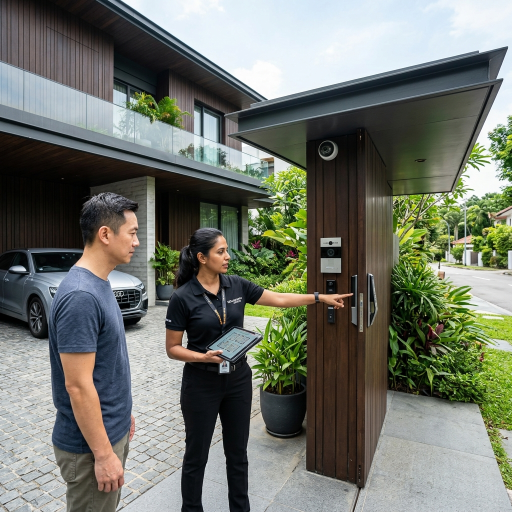
#> input picture images/10-tips-cta-audit.jpg, 1024 x 1024 px (shown at 1/2 size); its folder holds only this picture in this run
$ python create_image_grids.py
#> lines starting #> are read from the running program, lines starting #| are printed output that depends on the picture
import os
from PIL import Image, ImageDraw, ImageFont

image_root = r"c:\Projects\SV-Build\images"
grid_dir = r"c:\Projects\SV-Build\_ai\grids"
os.makedirs(grid_dir, exist_ok=True)

skip_suffixes = ("-mobile.webp", "-rel.webp")
valid_ext = {".webp", ".jpg", ".jpeg", ".png"}

# Collect all images recursively
all_images = []
for root, dirs, files in os.walk(image_root):
    dirs[:] = [d for d in dirs if not d.startswith('.')]
    for fname in sorted(files):
        ext = os.path.splitext(fname)[1].lower()
        if ext not in valid_ext:
            continue
        if any(fname.endswith(s) for s in skip_suffixes):
            continue
        fpath = os.path.join(root, fname)
        rel_path = os.path.relpath(fpath, image_root).replace("\\", "/")
        all_images.append((rel_path, fpath))

print(f"Total images found: {len(all_images)}")

# Grid configuration
cell_width = 400
cell_height = 400
cols = 5
rows = 5
grid_size = cols * rows

# Create grids
for grid_idx in range((len(all_images) + grid_size - 1) // grid_size):
    grid_img = Image.new("RGB", (cell_width * cols, cell_height * rows), (240, 240, 240))
#> grid_img: PIL image 2000x2000 RGB; every value is 240
    draw = ImageDraw.Draw(grid_img)

    # Try to load a default font
    try:
        font = ImageFont.load_default()
    except Exception:
        font = None

    start_idx = grid_idx * grid_size
    end_idx = min(start_idx + grid_size, len(all_images))
    group = all_images[start_idx:end_idx]

    for idx, (rel_path, fpath) in enumerate(group):
        c = idx % cols
        r = idx // cols
        x = c * cell_width
        y = r * cell_height

        try:
            with Image.open(fpath) as img:
                # Resize keeping aspect ratio
#> img is the input picture: PIL image 1024x1024 RGB; mean R, G, B 112.7, 116.7, 106.7
                img.thumbnail((cell_width - 20, cell_height - 60))
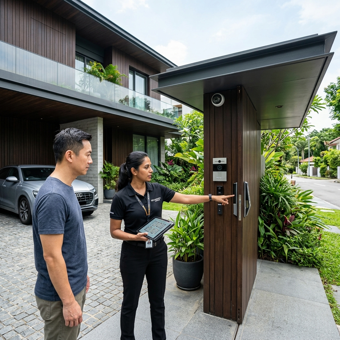
#> img: PIL image 340x340 RGB; mean R, G, B 112.7, 116.7, 106.7
                # Center the image in the cell
                img_x = x + (cell_width - img.width) // 2
#> img_x = 30
                img_y = y + 10 + (cell_height - 60 - img.height) // 2
#> img_y = 10

                # Paste
                if img.mode in ('RGBA', 'LA'):
                    background = Image.new("RGB", img.size, (240, 240, 240))
                    background.paste(img, mask=img.split()[-1])
                    grid_img.paste(background, (img_x, img_y))
                else:
                    grid_img.paste(img, (img_x, img_y))
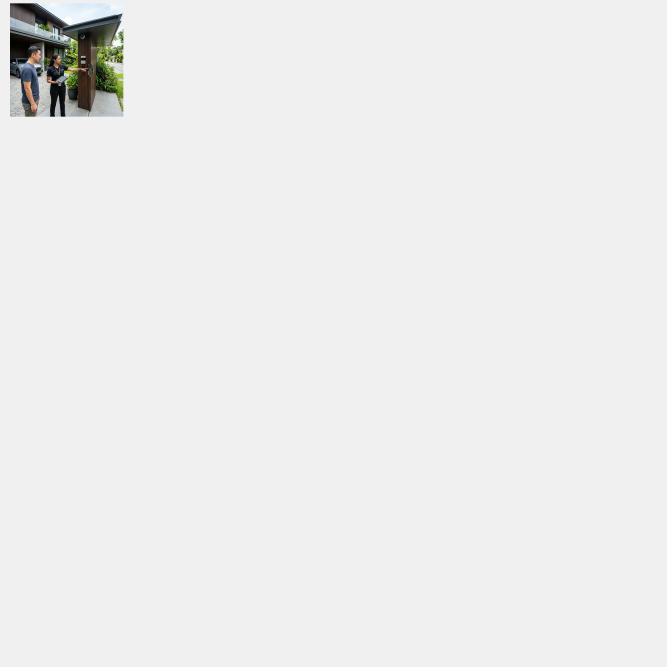
#> grid_img: PIL image 2000x2000 RGB (shown at 1/3 size); mean R, G, B 236.3, 236.4, 236.1
        except Exception as e:
            draw.text((x + 10, y + 100), f"ERROR LOADING", fill=(255, 0, 0), font=font)
            print(f"Error reading {fpath}: {e}")

        # Draw filename and index
        short_name = f"{start_idx + idx + 1}: {rel_path}"
        # Split text to fit
        if len(short_name) > 45:
            short_name = short_name[:42] + "..."
        draw.text((x + 10, y + cell_height - 40), short_name, fill=(0, 0, 0), font=font)
        draw.rectangle([x, y, x + cell_width, y + cell_height], outline=(200, 200, 200), width=1)

    grid_path = os.path.join(grid_dir, f"grid_{grid_idx + 1}.png")
    grid_img.save(grid_path)
    print(f"Saved grid {grid_idx + 1} to {grid_path}")

$ run again, on images/android-smart-monitor.webp
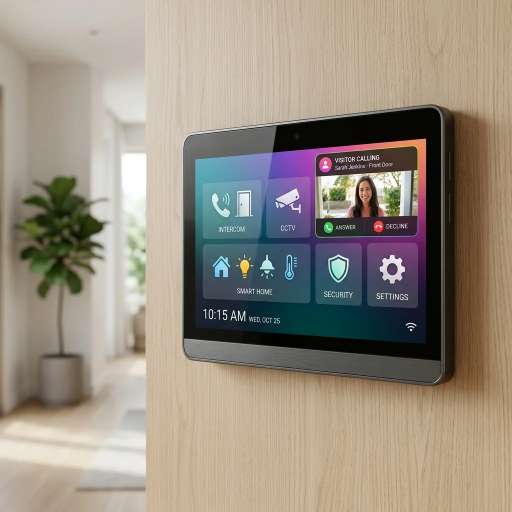
#> input picture images/android-smart-monitor.webp, 1024 x 1024 px (shown at 1/2 size)
#> img is the input picture: PIL image 1024x1024 RGB; mean R, G, B 151.5, 141.8, 128.5
#> `img.thumbnail((cell_width - 20, cell_height - 60))`:
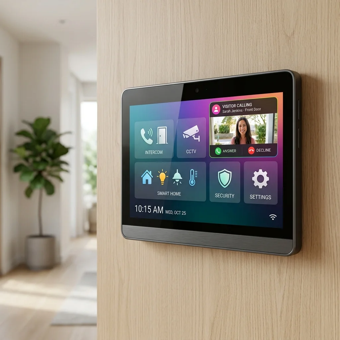
#> img: PIL image 340x340 RGB; mean R, G, B 151.5, 141.8, 128.5
#> `grid_img.paste(img, (img_x, img_y))`:
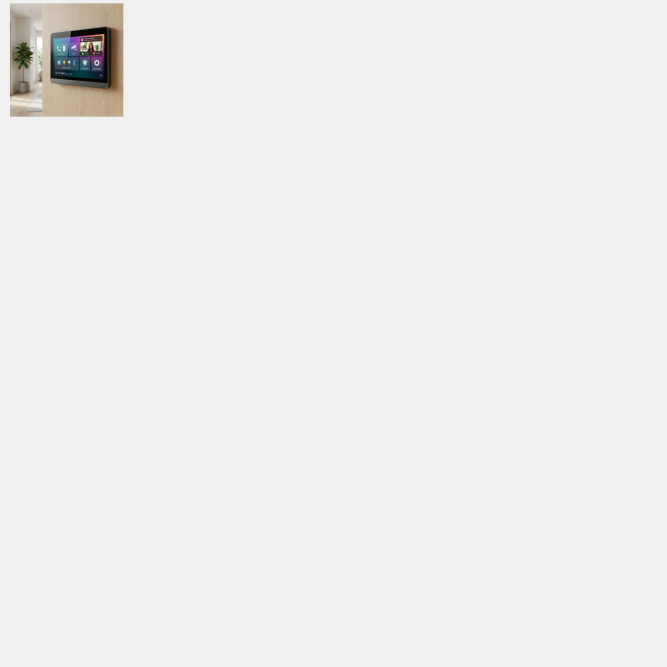
#> grid_img: PIL image 2000x2000 RGB (shown at 1/3 size); mean R, G, B 237.4, 237.2, 236.8

$ run again, on images/10-tips-security-perimeter-audit.jpg
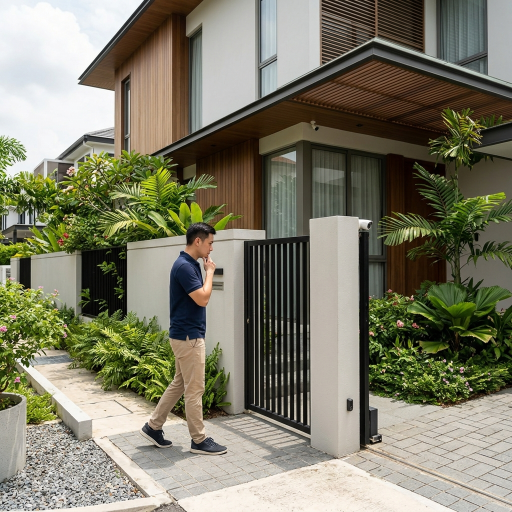
#> input picture images/10-tips-security-perimeter-audit.jpg, 1024 x 1024 px (shown at 1/2 size)
#> img is the input picture: PIL image 1024x1024 RGB; mean R, G, B 126.1, 124.1, 104.7
#> `img.thumbnail((cell_width - 20, cell_height - 60))`:
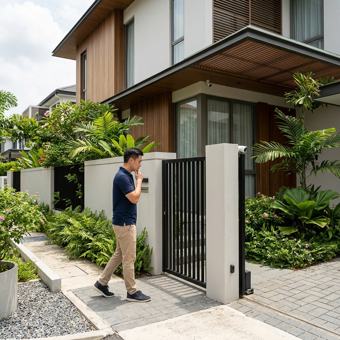
#> img: PIL image 340x340 RGB; mean R, G, B 126.1, 124.1, 104.7
#> `grid_img.paste(img, (img_x, img_y))`:
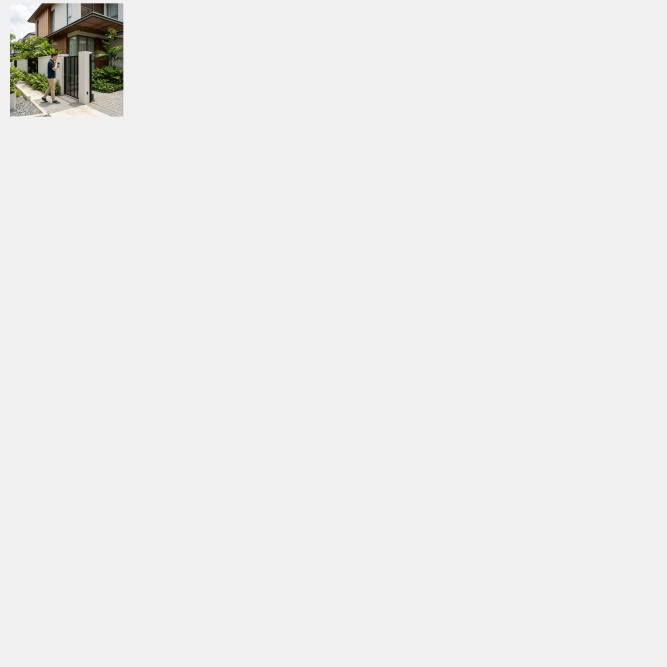
#> grid_img: PIL image 2000x2000 RGB (shown at 1/3 size); mean R, G, B 236.7, 236.7, 236.1
